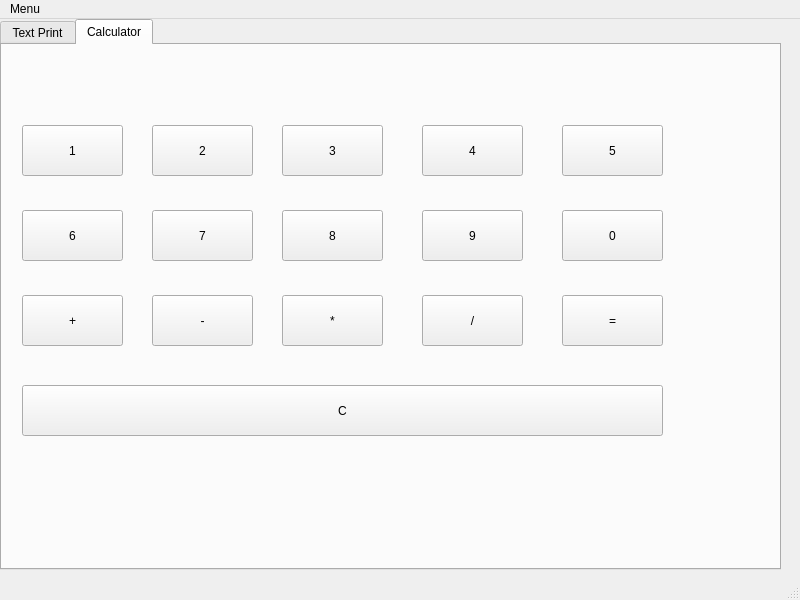
<?xml version="1.0" encoding="UTF-8"?>
<ui version="4.0">
 <class>wndMain</class>
 <widget class="QMainWindow" name="wndMain">
  <property name="geometry">
   <rect>
    <x>0</x>
    <y>0</y>
    <width>800</width>
    <height>600</height>
   </rect>
  </property>
  <property name="windowTitle">
   <string>Lee's Test UI (QT Edition)</string>
  </property>
  <property name="windowIcon">
   <iconset>
    <normaloff>I:/images/Bonk!_Atomic_Punch_item_icon_TF2.png</normaloff>I:/images/Bonk!_Atomic_Punch_item_icon_TF2.png</iconset>
  </property>
  <widget class="QWidget" name="cwiMain">
   <widget class="QTabWidget" name="tbwMain">
    <property name="geometry">
     <rect>
      <x>0</x>
      <y>0</y>
      <width>781</width>
      <height>551</height>
     </rect>
    </property>
    <property name="currentIndex">
     <number>1</number>
    </property>
    <widget class="QWidget" name="tbFirst">
     <attribute name="title">
      <string>Text Print</string>
     </attribute>
     <widget class="QLabel" name="lblEntry">
      <property name="geometry">
       <rect>
        <x>30</x>
        <y>30</y>
        <width>111</width>
        <height>31</height>
       </rect>
      </property>
      <property name="font">
       <font>
        <pointsize>10</pointsize>
        <bold>true</bold>
       </font>
      </property>
      <property name="text">
       <string>Enter Text Below</string>
      </property>
     </widget>
     <widget class="QLineEdit" name="lntEntry">
      <property name="geometry">
       <rect>
        <x>30</x>
        <y>70</y>
        <width>431</width>
        <height>22</height>
       </rect>
      </property>
      <property name="text">
       <string>Enter text here...</string>
      </property>
     </widget>
     <widget class="QPushButton" name="btnEntry">
      <property name="geometry">
       <rect>
        <x>30</x>
        <y>120</y>
        <width>151</width>
        <height>41</height>
       </rect>
      </property>
      <property name="text">
       <string>Parse Text</string>
      </property>
     </widget>
     <widget class="QLabel" name="lblResult">
      <property name="geometry">
       <rect>
        <x>30</x>
        <y>180</y>
        <width>701</width>
        <height>281</height>
       </rect>
      </property>
      <property name="font">
       <font>
        <pointsize>12</pointsize>
        <bold>true</bold>
       </font>
      </property>
      <property name="text">
       <string>Text to be displayed...</string>
      </property>
      <property name="alignment">
       <set>Qt::AlignLeading|Qt::AlignLeft|Qt::AlignTop</set>
      </property>
     </widget>
    </widget>
    <widget class="QWidget" name="tbSecond">
     <attribute name="title">
      <string>Calculator</string>
     </attribute>
     <widget class="QPushButton" name="btnOne">
      <property name="geometry">
       <rect>
        <x>20</x>
        <y>80</y>
        <width>101</width>
        <height>51</height>
       </rect>
      </property>
      <property name="text">
       <string>1</string>
      </property>
     </widget>
     <widget class="QPushButton" name="btnTwo">
      <property name="geometry">
       <rect>
        <x>150</x>
        <y>80</y>
        <width>101</width>
        <height>51</height>
       </rect>
      </property>
      <property name="text">
       <string>2</string>
      </property>
     </widget>
     <widget class="QPushButton" name="btnThree">
      <property name="geometry">
       <rect>
        <x>280</x>
        <y>80</y>
        <width>101</width>
        <height>51</height>
       </rect>
      </property>
      <property name="text">
       <string>3</string>
      </property>
     </widget>
     <widget class="QPushButton" name="btnFour">
      <property name="geometry">
       <rect>
        <x>420</x>
        <y>80</y>
        <width>101</width>
        <height>51</height>
       </rect>
      </property>
      <property name="text">
       <string>4</string>
      </property>
     </widget>
     <widget class="QPushButton" name="btnFive">
      <property name="geometry">
       <rect>
        <x>560</x>
        <y>80</y>
        <width>101</width>
        <height>51</height>
       </rect>
      </property>
      <property name="text">
       <string>5</string>
      </property>
     </widget>
     <widget class="QPushButton" name="btnSix">
      <property name="geometry">
       <rect>
        <x>20</x>
        <y>165</y>
        <width>101</width>
        <height>51</height>
       </rect>
      </property>
      <property name="text">
       <string>6</string>
      </property>
     </widget>
     <widget class="QPushButton" name="btnEight">
      <property name="geometry">
       <rect>
        <x>280</x>
        <y>165</y>
        <width>101</width>
        <height>51</height>
       </rect>
      </property>
      <property name="text">
       <string>8</string>
      </property>
     </widget>
     <widget class="QPushButton" name="btnSeven">
      <property name="geometry">
       <rect>
        <x>150</x>
        <y>165</y>
        <width>101</width>
        <height>51</height>
       </rect>
      </property>
      <property name="text">
       <string>7</string>
      </property>
     </widget>
     <widget class="QPushButton" name="btnNine">
      <property name="geometry">
       <rect>
        <x>420</x>
        <y>165</y>
        <width>101</width>
        <height>51</height>
       </rect>
      </property>
      <property name="text">
       <string>9</string>
      </property>
     </widget>
     <widget class="QPushButton" name="btnZero">
      <property name="geometry">
       <rect>
        <x>560</x>
        <y>165</y>
        <width>101</width>
        <height>51</height>
       </rect>
      </property>
      <property name="text">
       <string>0</string>
      </property>
     </widget>
     <widget class="QPushButton" name="btnDivide">
      <property name="geometry">
       <rect>
        <x>420</x>
        <y>250</y>
        <width>101</width>
        <height>51</height>
       </rect>
      </property>
      <property name="text">
       <string>/</string>
      </property>
     </widget>
     <widget class="QPushButton" name="btnMultiply">
      <property name="geometry">
       <rect>
        <x>280</x>
        <y>250</y>
        <width>101</width>
        <height>51</height>
       </rect>
      </property>
      <property name="text">
       <string>*</string>
      </property>
     </widget>
     <widget class="QPushButton" name="btnMinus">
      <property name="geometry">
       <rect>
        <x>150</x>
        <y>250</y>
        <width>101</width>
        <height>51</height>
       </rect>
      </property>
      <property name="text">
       <string>-</string>
      </property>
     </widget>
     <widget class="QPushButton" name="btnPlus">
      <property name="geometry">
       <rect>
        <x>20</x>
        <y>250</y>
        <width>101</width>
        <height>51</height>
       </rect>
      </property>
      <property name="text">
       <string>+</string>
      </property>
     </widget>
     <widget class="QPushButton" name="btnEquals">
      <property name="geometry">
       <rect>
        <x>560</x>
        <y>250</y>
        <width>101</width>
        <height>51</height>
       </rect>
      </property>
      <property name="text">
       <string>=</string>
      </property>
     </widget>
     <widget class="QPushButton" name="btnClear">
      <property name="geometry">
       <rect>
        <x>20</x>
        <y>340</y>
        <width>641</width>
        <height>51</height>
       </rect>
      </property>
      <property name="text">
       <string>C</string>
      </property>
     </widget>
     <widget class="QLabel" name="lblNumber">
      <property name="geometry">
       <rect>
        <x>30</x>
        <y>10</y>
        <width>741</width>
        <height>51</height>
       </rect>
      </property>
      <property name="font">
       <font>
        <pointsize>18</pointsize>
        <bold>true</bold>
       </font>
      </property>
      <property name="text">
       <string/>
      </property>
      <property name="alignment">
       <set>Qt::AlignLeading|Qt::AlignLeft|Qt::AlignVCenter</set>
      </property>
     </widget>
    </widget>
   </widget>
  </widget>
  <widget class="QMenuBar" name="mnuMain">
   <property name="geometry">
    <rect>
     <x>0</x>
     <y>0</y>
     <width>800</width>
     <height>22</height>
    </rect>
   </property>
   <widget class="QMenu" name="mnuMenu">
    <property name="title">
     <string>Menu</string>
    </property>
    <addaction name="actExit"/>
   </widget>
   <addaction name="mnuMenu"/>
  </widget>
  <widget class="QStatusBar" name="stbMain"/>
  <action name="actExit">
   <property name="text">
    <string>Exit</string>
   </property>
  </action>
 </widget>
 <resources/>
 <connections/>
</ui>
